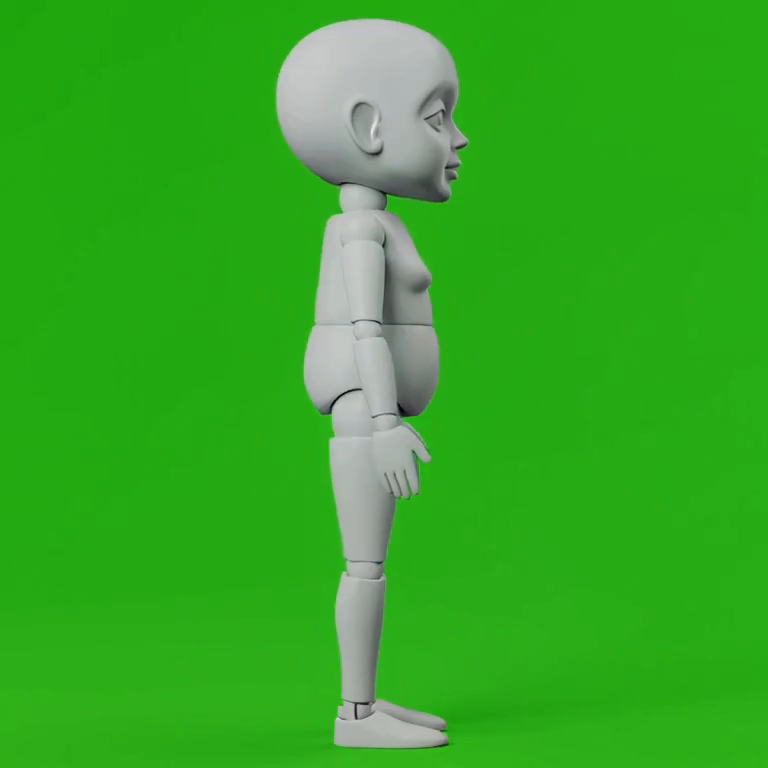
#> input picture frames/20261012-195014-0296cc/src/f_0010.png, 768 x 768 px, given in place of f_014.png, which was not available
$ python skala.py
#> lines starting #> are read from the running program, lines starting #| are printed output that depends on the picture; pictures that were not available may be replaced by others from this repository, and a replacement may not be noted
### skill/asset-sheet/scripts/key.py
#!/usr/bin/env python3
"""Chroma-key a flat magenta (or green) background to RGBA, with despill and a soft edge.

usage: key.py IN.png OUT.png [--key magenta|green|auto] [--lo 40] [--hi 120] [--check CHECK.png]

How it works. For magenta the "key excess" of a pixel is min(R,B) - G: 255 on pure #FF00FF, around 0 or
negative on orange fur, cream, olive cloth, brown — and also ~0 on PALE PINK (255,200,200), because pink
has G close to B. That is why inner ears survive a magenta key. For green the excess is G - max(R,B).
alpha = 1 below --lo, 0 above --hi, linear in between (soft edge). Despill: wherever excess > 0 the key
channels are pulled down by the excess, so the fringe loses its magenta cast instead of glowing.
--key auto reads the background from the image border.
--check writes the result over a checkerboard and over black, to inspect the edge."""
import argparse, numpy as np
from PIL import Image


def excess(rgb, key):
    r, g, b = rgb[..., 0], rgb[..., 1], rgb[..., 2]
    return np.minimum(r, b) - g if key == "magenta" else g - np.maximum(r, b)


def detect(rgb):
    border = np.concatenate([rgb[0], rgb[-1], rgb[:, 0], rgb[:, -1]])
    r, g, b = np.median(border, 0)
    return "green" if g > max(r, b) else "magenta"


# [11 lines left out: function key_border, not called in this run]


def key_image(rgb, key="auto", lo=40, hi=120):
    rgb = rgb.astype(np.float64)
    if key == "border": return key_border(rgb, lo, hi), "border"
    if key == "auto": key = detect(rgb)
    ex = excess(rgb, key)
    al = np.clip((hi - ex) / (hi - lo), 0, 1)
    out = rgb.copy()
    # despill only where the pixel is partly background (the edge): fully opaque pale fur (white tail tip, cream)
    # has a small positive excess too, and pulling it down tinted it green
    sp = np.clip(ex, 0, None) * (al < 0.98)
    if key == "magenta":
        out[..., 0] -= sp; out[..., 2] -= sp
    else:
        out[..., 1] -= sp
    out = np.clip(out, 0, 255)
    return np.dstack([out, al * 255]), key


# [8 lines left out: function checker, not called in this run]


# [10 lines that do not run on import are left out]

### refs/leszy/lis/skala.py
"""Skala postaci w czasie (zoom H3): dopasowanie głowy z klatki wzorcowej (NCC, OpenCV) w skalach 0.8–1.3.
python3 skala.py JOB [key] → frames/JOB/skala.json  {"s": [na każdą klatkę 24 fps], "raw": [[i, s, score], ...]}"""
import sys, glob, json, numpy as np, cv2
from PIL import Image
sys.path.insert(0, '/home/user/MathGames/.claude/skills/sprite-pipeline/scripts'); import key
REF_JOB, REF_I = '20261014-213834-e96c85', 13
def keyed(path, k='auto'):
    a = np.array(Image.open(path).convert('RGB')); r, _ = key.key_image(a, k); al = r[..., 3:4] / 255
    return (r[..., :3] * al + 128 * (1 - al)).astype(np.uint8), r[..., 3]
def head_template():
    rgb, al = keyed(f'frames/{REF_JOB}/src/f_{REF_I+1:03d}.png')
#> in keyed, a is the input picture: shape (768, 768, 3); mean R, G, B 52.6, 169.5, 36.7
#> in detect, `r, g, b = np.median(border, 0)`: r = 37; g = 172; b = 20
#> in key_image, `if key == "auto": key = detect(rgb)`: key = 'green'
#> in excess, `r, g, b = rgb[..., 0], rgb[..., 1], rgb[..., 2]`:
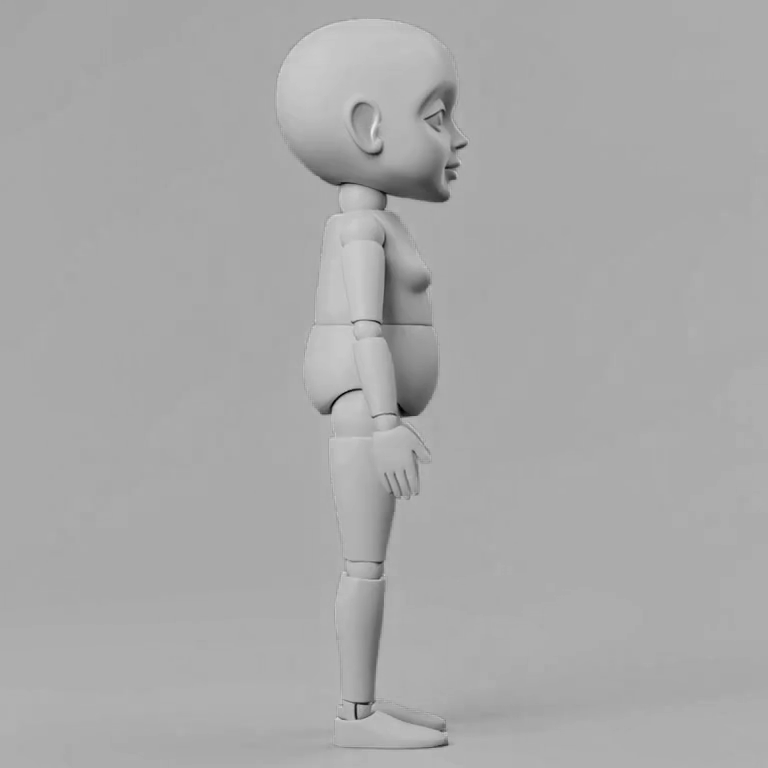
#> g: shape (768, 768) float64; min 0, max 233, mean 169.5
#> in excess, `return np.minimum(r, b) - g if key == "magenta" else g - np.maximum(r,..`:
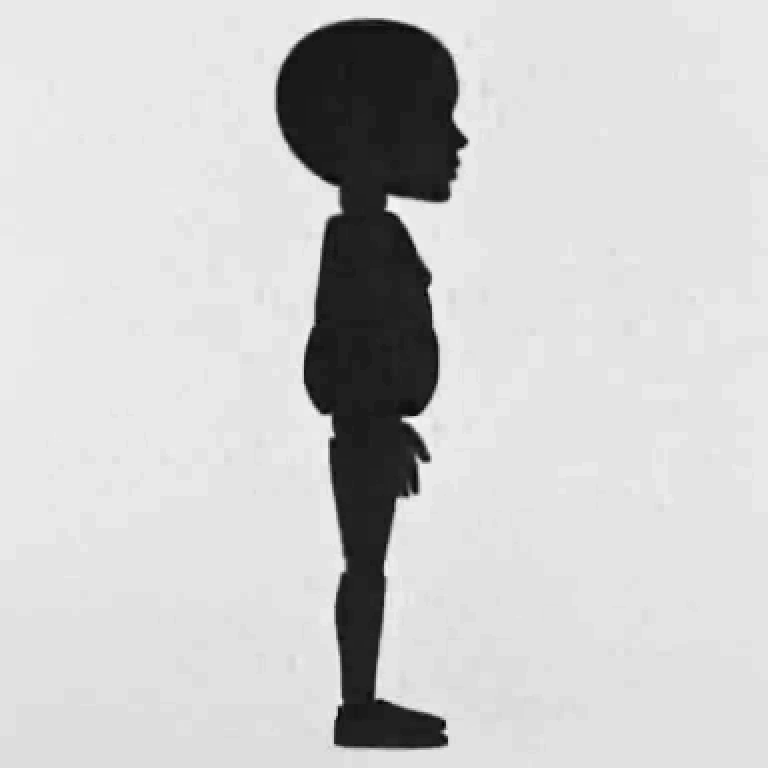
#> returned value: shape (768, 768) float64; min -17, max 149, mean 116.5; drawn with min black and max white
#> in key_image, `al = np.clip((hi - ex) / (hi - lo), 0, 1)`:
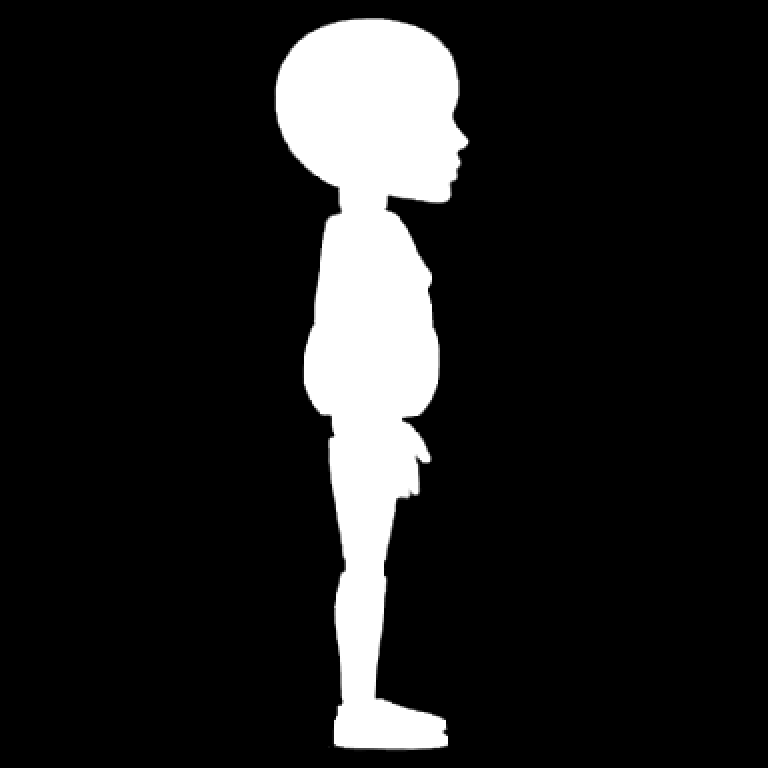
#> al: shape (768, 768) float64; min 0, max 1, mean 0.124
#> in key_image, `out[..., 1] -= sp`:
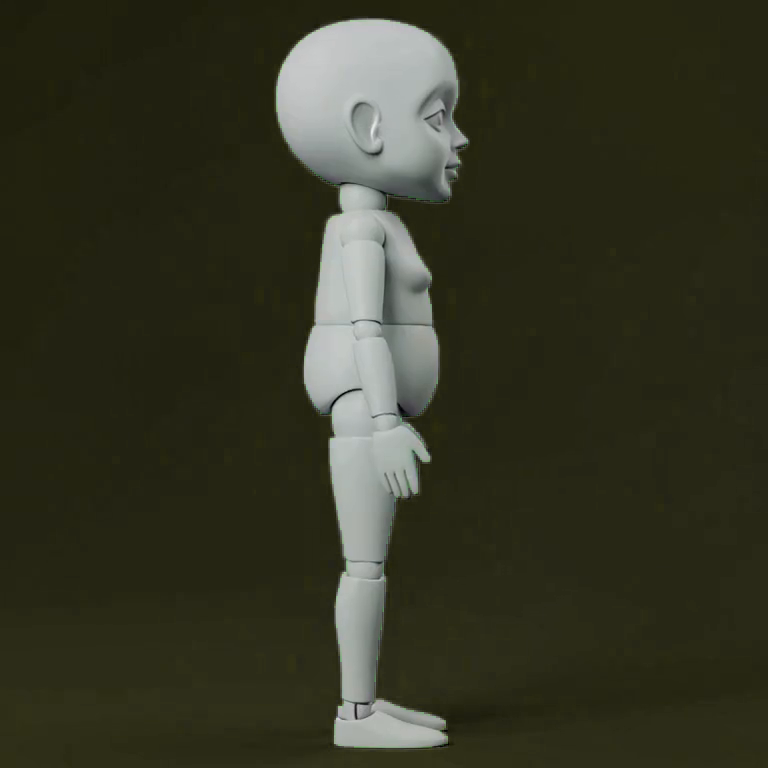
#> out: shape (768, 768, 3) float64; mean R, G, B 52.6, 53.4, 36.7
#> in keyed, `r, _ = key.key_image(a, k)`:
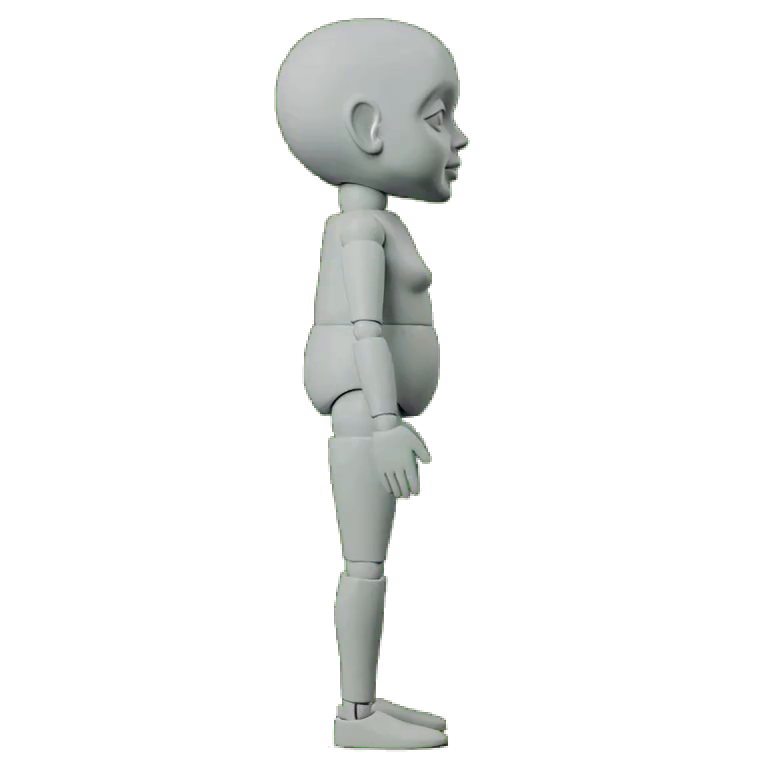
#> r: shape (768, 768, 4) float64; mean R, G, B, A 52.6, 53.4, 36.7, 31.6; transparent parts drawn white
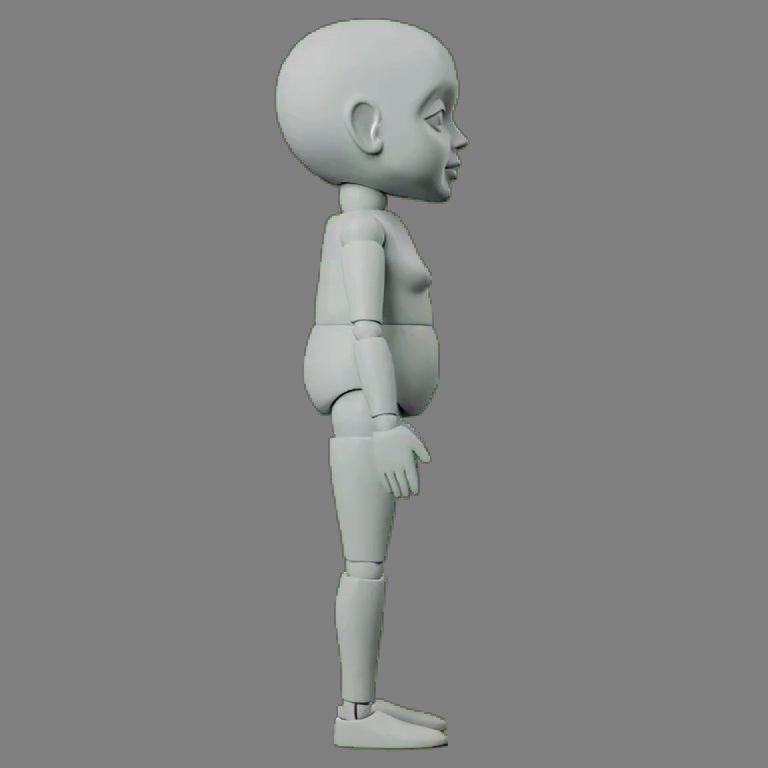
#> rgb: shape (768, 768, 3); mean of channels 0, 1, 2 131.5, 132.3, 131.7; drawn as R, G, B
    ys, xs = np.nonzero(al > 128); top, bot = ys.min(), ys.max(); h = bot - top
#> after `top, bot = (ys.min(), ys.max())`: top = 18; bot = 749
#> after `h = bot - top`: h = 731
    band = (ys < top + 0.2 * h); hx = xs[band]
    x0, x1 = hx.min() - 6, hx.max() + 6
#> x0 = 270; x1 = 473
    return rgb[top - 6: int(top + 0.2 * h), x0:x1]
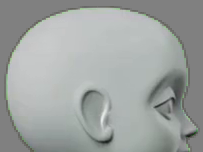
#> returned value: shape (152, 203, 3); mean of channels 0, 1, 2 158.6, 163, 161.1; drawn as R, G, B
T = head_template()
#> (the run stopped early here; a loop or call above may not have finished)
